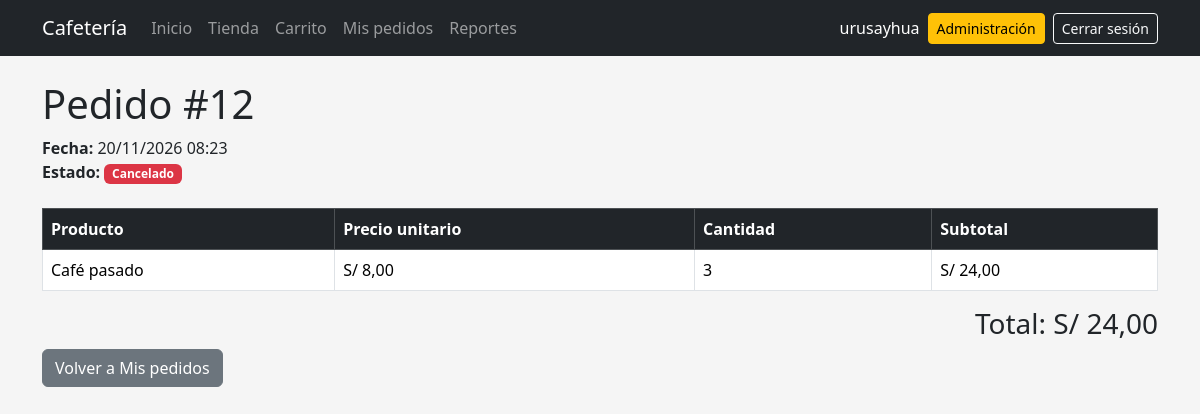
Page /pedido/12/ (signed in) on the committed database.
### pedidos/models.py (models this page shows, shortened)
class Pedido(models.Model):
    class Estado(models.TextChoices):
        PENDIENTE = "PENDIENTE", "Pendiente"
        PREPARACION = "PREPARACION", "En preparación"
        ATENDIDO = "ATENDIDO", "Atendido"
        CANCELADO = "CANCELADO", "Cancelado"
    TRANSICIONES_VALIDAS = {
        Estado.PENDIENTE: [Estado.PREPARACION, Estado.CANCELADO],
        Estado.PREPARACION: [Estado.ATENDIDO, Estado.CANCELADO],
        Estado.ATENDIDO: [],
        Estado.CANCELADO: [],
    }
    usuario = models.ForeignKey(
        settings.AUTH_USER_MODEL,
        on_delete=models.CASCADE,
        related_name="pedidos",
    )
    fecha = models.DateTimeField(auto_now_add=True)
    total = models.DecimalField(
        max_digits=10,
        decimal_places=2,
        default=0,
    )
    estado = models.CharField(
        max_length=20,
        choices=Estado.choices,
        default=Estado.PENDIENTE,
    )
    stock_devuelto = models.BooleanField(default=False)
    class Meta:
        ordering = ["-fecha"]

class DetallePedido(models.Model):
    pedido = models.ForeignKey(
        Pedido,
        on_delete=models.CASCADE,
        related_name="detalles",
    )
    producto = models.ForeignKey(
        Producto,
        on_delete=models.CASCADE,
        related_name="detalles_pedido",
    )
    cantidad = models.PositiveIntegerField(
        default=1
    )
    precio_unitario = models.DecimalField(
        max_digits=8,
        decimal_places=2,
        default=0,
    )
    @property
    def subtotal(self):
        return self.precio_unitario * self.cantidad
    class Meta:
        verbose_name = "Detalle de pedido"
        verbose_name_plural = "Detalles de pedido"

class Producto(models.Model):
    nombre = models.CharField(max_length=100)
    descripcion = models.TextField(blank=True)
    categoria = models.ForeignKey(
        Categoria,
        on_delete=models.SET_NULL,
        null=True,
        blank=True,
        related_name="productos",
    )
    precio = models.DecimalField(
        max_digits=8,
        decimal_places=2,
    )
    stock = models.PositiveIntegerField(default=0)
    imagen = models.ImageField(
        upload_to="productos/",
        blank=True,
    )
    activo = models.BooleanField(default=True)
    class Meta:
        ordering = ["nombre"]

### pedidos/views.py (the view)
@login_required
def detalle_pedido(
    request,
    pedido_id,
):
    if request.user.is_staff:
        pedido = get_object_or_404(
            Pedido,
            id=pedido_id,
        )
    else:
        pedido = get_object_or_404(
            Pedido,
            id=pedido_id,
            usuario=request.user,
        )
    detalles = (
        pedido.detalles
        .select_related("producto")
        .all()
    )
    return render(
        request,
        "pedidos/detalle.html",
        {
            "pedido": pedido,
            "detalles": detalles,
        },
    )

### pedidos/templates/pedidos/detalle.html (shortened to what this page needs)
{% extends "base.html" %}
{% block content %}
<h1>
    Pedido #{{ pedido.id }}
</h1>
<div class="mb-4">
    <strong>
        Fecha:
    </strong>
    {{ pedido.fecha|date:"d/m/Y H:i" }}
    <br>
   <strong>
    Estado:
</strong>
{% include "pedidos/_estado_badge.html" with pedido=pedido %}
</div>
<div class="table-responsive">
<table class="table table-bordered">
<thead class="table-dark">
<tr>
    <th>
        Producto
    </th>
    <th>
        Precio unitario
    </th>
    <th>
        Cantidad
    </th>
    <th>
        Subtotal
    </th>
</tr>
</thead>
<tbody>
{% for detalle in detalles %}
<tr>
    <td>
        {{ detalle.producto.nombre }}
    </td>
    <td>
        S/ {{ detalle.precio_unitario }}
    </td>
    <td>
        {{ detalle.cantidad }}
    </td>
    <td>
        S/ {{ detalle.subtotal }}
    </td>
</tr>
{% endfor %}
</tbody>
</table>
</div>
<div class="text-end">
    <h3>
        Total:
        S/ {{ pedido.total }}
    </h3>
</div>
<a
    href="{% url 'mis_pedidos' %}"
    class="btn btn-secondary"
>
    Volver a Mis pedidos
</a>
{% endblock %}

### pedidos/templates/base.html (shortened to what this page needs)
{% load static %}
<!DOCTYPE html>
<html lang="es">
<head>
    <link
        href="https://cdn.jsdelivr.net/npm/bootstrap@5.3.3/dist/css/bootstrap.min.css"
        rel="stylesheet"
    >
    <link
        rel="stylesheet"
        href="{% static 'css/base.css' %}"
    >
</head>
<body>
{% if user.is_authenticated %}
<nav
    class="navbar navbar-expand-lg bg-dark"
    data-bs-theme="dark"
>
    <div class="container">
        <a
            class="navbar-brand"
            href="{% url 'inicio' %}"
        >
            Cafetería
        </a>
        <div
            class="collapse navbar-collapse"
            id="menuPrincipal"
        >
            <div class="navbar-nav me-auto">
                <a
                    class="nav-link"
                    href="{% url 'inicio' %}"
                >
                    Inicio
                </a>
                <a
                    class="nav-link"
                    href="{% url 'tienda' %}"
                >
                    Tienda
                </a>
                <a
                    class="nav-link"
                    href="{% url 'ver_carrito' %}"
                >
                    Carrito
                </a>
                <a
                    class="nav-link"
                    href="{% url 'mis_pedidos' %}"
                >
                    Mis pedidos
                </a>
                {% if user.is_staff %}
                <a
                    class="nav-link"
                    href="{% url 'reportes' %}"
                >
                    Reportes
                </a>
                {% endif %}
            </div>
            <div
                class="d-flex align-items-center gap-2"
            >
                <span
                    class="navbar-text text-white"
                >
                    {{ user.username }}
                </span>
                {% if user.is_staff %}
                <a
                    href="{% url 'admin:index' %}"
                    class="btn btn-warning btn-sm"
                >
                    Administración
                </a>
                {% endif %}
                <form
                    method="post"
                    action="{% url 'logout' %}"
                    class="m-0"
                >
                    <button
                        type="submit"
                        class="btn btn-outline-light btn-sm"
                    >
                        Cerrar sesión
                    </button>
                </form>
            </div>
        </div>
    </div>
</nav>
{% endif %}
<main class="container py-4">
    {% block content %}
    {% endblock %}
</main>
</body>
</html>

### static/css/base.css (style rules this page uses)
body { background-color: #f4f4f4; }
.navbar form { width: auto; }
.navbar form button { width: auto; }
body { background-color: #f5f5f5; }

### rows in the picture
Pedido: id "12", fecha "20/11/2026 08:23", total "24,00"
DetallePedido: producto.nombre "Café pasado", precio_unitario "8,00", cantidad "3", subtotal "24,00"

### other values in the picture
{{ user.username }} "urusayhua"
